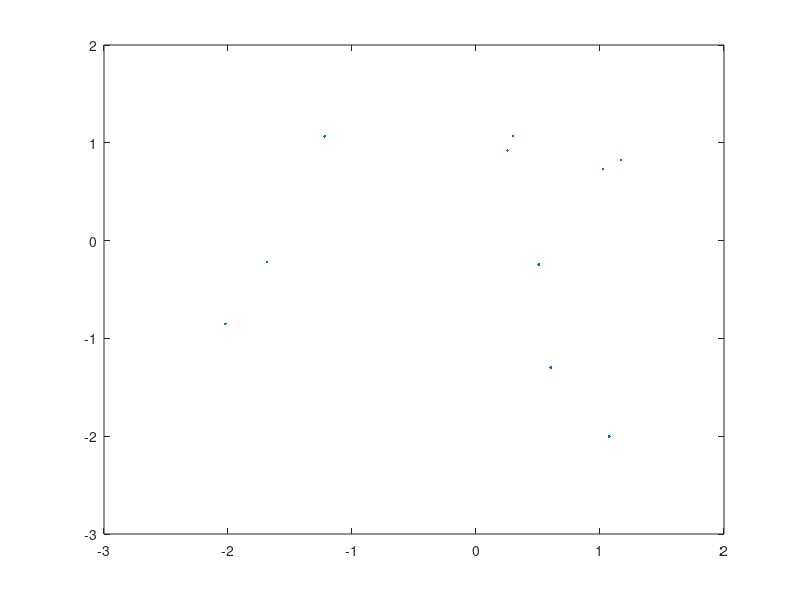

Here is the MATLAB script that generated this plot:
% consider an artificial data set of 100 variables (e.g., genes) and 10 samples
    data=rand(100,10);

% remove the mean variable-wise (row-wise)
    data=data-repmat(mean(data,2),1,size(data,2));

% calculate eigenvectors (loadings) W, and eigenvalues of the covariance matrix
    [W1, EvalueMatrix1] = eig(cov(data'));
    Evalues1 = diag(EvalueMatrix1);

% order by largest eigenvalue
    Evalues1 = Evalues1(end:-1:1);
    W1 = W1(:,end:-1:1); W1=W1';  

% generate PCA component space (PCA scores)
    pc1 = W1 * data;

% plot PCA space of the first two PCs: PC1 and PC2
    plot(pc1(1,:),pc1(2,:),'.') 